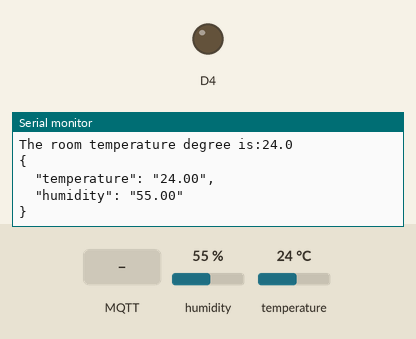
This sketch was run on a simulated ESP8266 (Wemos D1 mini). On the bench: output pins drawn as LEDs (lit = HIGH), the last lines printed to the serial monitor. Inputs (shaded band) come from the test bench; at power-on: humidity 55 %, temperature 24 °C. WiFi joins after 1.5 s; servers stay silent unless stated; random numbers use the default seed unless the sketch sets one; no MQTT or app messages arrive unless stated; pins used as bus, display or sensor lines are not drawn.

Above: at 2.7 s.
2.8 s: MQTT message "1" arrives on the first subscribed topic
At 3.8 s:
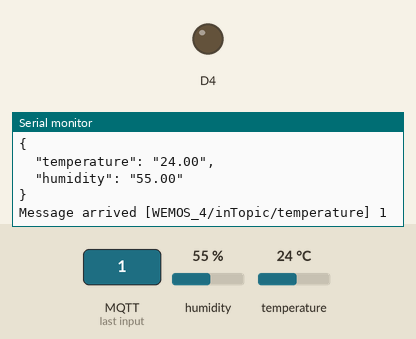
4.3 s: MQTT message "on" arrives on the first subscribed topic
At 5.1 s:
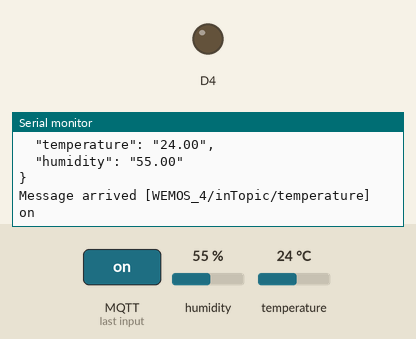
5.8 s: MQTT message "off" arrives on the first subscribed topic
At 5.97 s:
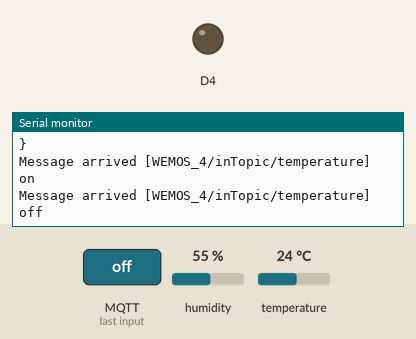
7.3 s: humidity set to 22 %
At 8.6 s:
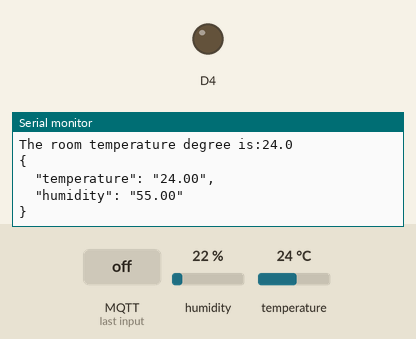
8.8 s: temperature set to 12 °C
At 10.2 s:
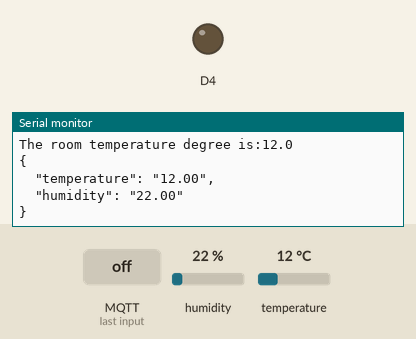

Measured:
- after the input at 2.8 s, the serial monitor: prints a new line at once (image 1)
- after the input at 4.3 s, the serial monitor: prints a new line at once (image 2)
- after the input at 5.8 s, the serial monitor: prints a new line at once (image 3)
- after the input at 8.8 s, the serial monitor: prints a new line after 1.2 s (image 5)

The sketch:

mqttTemperatureControler.ino
```cpp
/*
 Basic ESP8266 MQTT example

 This sketch demonstrates the capabilities of the pubsub library in combination
 with the ESP8266 board/library.

 It connects to an MQTT server then:
  - publishes "hello world" to the topic "outTopic/temperature/" every two seconds
  - subscribes to the topic "intopic/temperature/", printing out any messages
    it receives. NB - it assumes the received payloads are strings not binary
  - If the first character of the topic "intopic/temperature/" is an 1, switch ON the ESP Led,
    else switch it off

 It will reconnect to the server if the connection is lost using a blocking
 reconnect function. See the 'mqtt_reconnect_nonblocking' example for how to
 achieve the same result without blocking the main loop.

 To install the ESP8266 board, (using Arduino 1.6.4+):
  - Add the following 3rd party board manager under "File -> Preferences -> Additional Boards Manager URLs":
       http://arduino.esp8266.com/stable/package_esp8266com_index.json
  - Open the "Tools -> Board -> Board Manager" and click install for the ESP8266"
  - Select your ESP8266 in "Tools -> Board"

*/

#include <ESP8266WiFi.h>
#include <PubSubClient.h>
#include <ArduinoJson.h>
#include "DHT.h"

// Update these with values suitable for your network.

const char* ssid = "Home_2G_4";
const char* password = "29446421";
const char* mqtt_server = "192.168.80.103";
const char* MQTT_SENSOR_TOPIC = "office/sensor1";
const char* inTopic = "WEMOS_4/inTopic/temperature";
const char* hostName = "WEMOS_4";
float powervoltage=5;//define the power supply voltage.

// DHT - D1/GPIO5
#define DHTPIN D4
#define DHTTYPE DHT11
DHT dht(DHTPIN, DHTTYPE);

WiFiClient espClient;
PubSubClient client(espClient);
long lastMsg = 0;
char msg[100];
int value = 0;

// function called to publish the temperature and the humidity
void publishData(float p_temperature, float p_humidity) {
  // create a JSON object
  // doc : https://github.com/bblanchon/ArduinoJson/wiki/API%20Reference
  StaticJsonBuffer<200> jsonBuffer;
  JsonObject& root = jsonBuffer.createObject();
  // INFO: the data must be converted into a string; a problem occurs when using floats...
  root["temperature"] = (String)p_temperature;
  root["humidity"] = (String)p_humidity;
  root.prettyPrintTo(Serial);
  Serial.println("");
  /*
     {
        "temperature": "23.20" ,
        "humidity": "43.70"
     }
  */
  char data[200];
  root.printTo(data, root.measureLength() + 1);
  client.publish(MQTT_SENSOR_TOPIC, data, true);
  yield();
}


void setup_wifi() {

  delay(10);
  // We start by connecting to a WiFi network
  Serial.println();
  Serial.print("Connecting to ");
  Serial.println(ssid);

  WiFi.hostname(hostName);
  WiFi.begin(ssid, password);

  while (WiFi.status() != WL_CONNECTED) {
    delay(500);
    Serial.print(".");
  }

  randomSeed(micros());

  Serial.println("");
  Serial.println("WiFi connected");
  Serial.println("IP address: ");
  Serial.println(WiFi.localIP());
}

void callback(char* topic, byte* payload, unsigned int length) {
  Serial.print("Message arrived [");
  Serial.print(topic);
  Serial.print("] ");
  for (int i = 0; i < length; i++) {
    Serial.print((char)payload[i]);
  }
  Serial.println();

  // Switch on the LED if an 1 was received as first character
  if ((char)payload[0] == '1') {
    digitalWrite(BUILTIN_LED, LOW);   // Turn the LED on (Note that LOW is the voltage level
    // but actually the LED is on; this is because
    // it is acive low on the ESP-01)
  } else {
    digitalWrite(BUILTIN_LED, HIGH);  // Turn the LED off by making the voltage HIGH
  }

}

void reconnect() {
  // Loop until we're reconnected
  while (!client.connected()) {
    Serial.print("Attempting MQTT connection...");
    // Create a random client ID
    String clientId = "WEMOS4-";
    clientId += String(random(0xffff), HEX);
    // Attempt to connect
    if (client.connect(clientId.c_str())) {
      Serial.println("connected");
      // Once connected, publish an announcement...
      client.publish(MQTT_SENSOR_TOPIC, "Reconnected");
      // ... and resubscribe
      client.subscribe(inTopic);
    } else {
      Serial.print("failed, rc=");
      Serial.print(client.state());
      Serial.println(" try again in 5 seconds");
      // Wait 5 seconds before retrying
      delay(5000);
    }
  }
}

void setup() {
  pinMode(BUILTIN_LED, OUTPUT);     // Initialize the BUILTIN_LED pin as an output
  Serial.begin(115200);
  setup_wifi();
  client.setServer(mqtt_server, 1883);
  client.setCallback(callback);
}

void loop() {

  if (!client.connected()) {
    reconnect();
  }
  client.loop();

  long now = millis();
  if (now - lastMsg > 2000) {
    lastMsg = now;
    ++value;

    // Reading temperature or humidity takes about 250 milliseconds!
    // Sensor readings may also be up to 2 seconds 'old' (its a very slow sensor)
    float h = dht.readHumidity();
    // Read temperature as Celsius (the default)
    float t = dht.readTemperature();
     if (isnan(h) || isnan(t)) {
        Serial.println("Failed to read from DHT sensor!");
        return;
     }


    Serial.print("The room temperature degree is:");
    Serial.println(t,1);


    //publishData(temperature, 0);
    publishData(t, h);

  }
}
```
